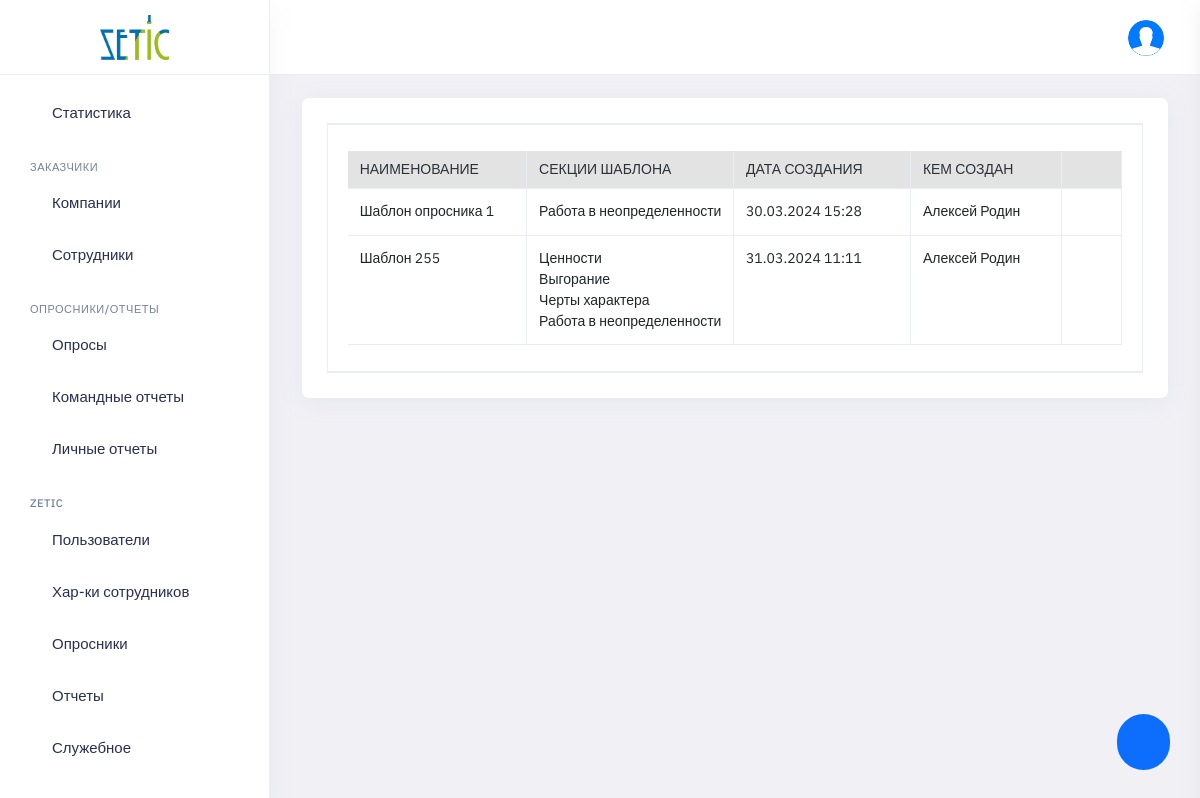
Page /panel/research_templates_list (signed in) on the committed database.
### pdf/models.py (models this page shows, shortened)
class ResearchTemplate(models.Model):
    name = models.CharField(max_length=100, blank=False, null=False)
    created_at = models.DateTimeField(auto_now_add=True, null=True, blank=True)
    created_by = models.ForeignKey(User, default=None, null=True, on_delete=models.PROTECT)
    class Meta:
        verbose_name_plural = 'Шаблоны опросника'
        verbose_name = 'Шаблон опросника'

class ResearchTemplateSections(models.Model):
    created_at = models.DateTimeField(auto_now_add=True, null=True, blank=True)
    created_by = models.ForeignKey(User, default=None, null=True, on_delete=models.PROTECT)
    research_template = models.ForeignKey(ResearchTemplate, on_delete=models.PROTECT, default=None, null=True, blank=True)
    section = models.ForeignKey(Section, on_delete=models.CASCADE, default=None, null=True, blank=True)
    position = models.IntegerField(null=False, default=0)
    class Meta:
        verbose_name_plural = 'Секции шаблона опросника'
        verbose_name = 'Секция шаблона опросника'

class Section(models.Model):
    created_at = models.DateTimeField(auto_now_add=True, null=True, blank=True)
    created_by = models.ForeignKey(User, default=None, null=True, on_delete=models.PROTECT)
    edited_at = models.DateTimeField(auto_now=True, null=True)
    name = models.CharField(max_length=30, blank=False, null=False)
    class Meta:
        verbose_name_plural = 'Секции'
        verbose_name = 'Секция'

### panel/research_templates.py (the view)
# urls.py: path('research_templates_list', research_templates.research_templates_list, name='research_templates_list'),
@login_required(redirect_field_name=None, login_url='/login/')
def research_templates_list(request):
    context = info_common(request)
    researches_templates_inst = ResearchTemplate.objects.all()
    researches_templates_sections_inst = ResearchTemplateSections.objects.all().order_by('position')
    context.update(
        {
            'researches_templates': researches_templates_inst,
            'researches_templates_sections': researches_templates_sections_inst,
        }
    )
    return render(request, 'panel_research_templates_list.html', context)

### panel/views.py (called while the page is built)
@login_required(redirect_field_name=None, login_url='/login/')
def info_common(request):
    userprofile = UserProfile.objects.get(user=request.user)
    context = {
        'cur_userprofile': userprofile
    }
    if userprofile.role.name == 'Админ заказчика':
        employee = Employee.objects.get(user=request.user)
        if not employee.company_admin_active:
            logout(request)
            return 'logout'
        else:
            return context
    else:
        return context

### panel/templates/panel_research_templates_list.html (shortened to what this page needs)
{% extends 'panel_base.html' %}
{% load static %}
{% load tz %}
    {% block links %}
    <link href="{% static 'panel/plugins/jquery_ui/jquery-ui.min.css' %}" rel="stylesheet" />
    {% endblock %}
    {% block content %}
        <div class="main-container container-fluid" id="main-container">
            <div class="page-header">
                <h1 class="page-title">Шаблоны опросников</h1>
                <div>
                    <ol class="breadcrumb">
                        <li class="breadcrumb-item"><a href="javascript:void(0)">Home</a></li>
                        <li class="breadcrumb-item active" aria-current="page">Шаблоны опросников</li>
                    </ol>
                </div>
            </div>
            <div class="row">
                <div class="col-lg-12 col-md-12 col-sm-12 col-xl-12">
                    <div class="row ">
                            <div class="col-md-12">
                                <div class="card">
                                    <div class="card-body">
                                        <div id="wizard1" role="application" class="wizard clearfix">
                                            <div class="content clearfix">
                                                <section id="wizard1-p-0" role="tabpanel" aria-labelledby="wizard1-h-0" class="body current" aria-hidden="false">
                                                    <div class="table-responsive">
                                                        <table class="table table-bordered text-nowrap border-bottom list-table dataTable no-footer" id="">
                                                            <thead>
                                                                <tr>
                                                                    <th class="wd-15p border-bottom-0 table-header">Наименование</th>
                                                                    <th class="wd-15p border-bottom-0 table-header">Секции шаблона</th>
                                                                    <th class="wd-15p border-bottom-0 table-header">Дата создания</th>
                                                                    <th class="wd-15p border-bottom-0 table-header">Кем создан</th>
                                                                    <th class="wd-15p border-bottom-0 table-header"></th>
                                                                </tr>
                                                            </thead>
                                                            <tbody id="wizard1-tbody-1">
                                                            {% for research_template in researches_templates %}
                                                                <tr id="template_id_{{ research_template.id }}">
                                                                    <td class="research-template-name-ru">
                                                                        {{ research_template.name }}
                                                                    </td>
                                                                    <td>
                                                                        {% for research_template_section in researches_templates_sections %}
                                                                            {% if research_template_section.research_template == research_template %}
                                                                            <div>
                                                                                <span>{{ research_template_section.section.name }}</span>
                                                                            </div>
                                                                            {% endif %}
                                                                        {% endfor %}
                                                                    </td>
                                                                    <td>
                                                                        {{ research_template.created_at|date:"d.m.Y H:i" }}
                                                                    </td>
                                                                    <td>
                                                                        {{ research_template.created_by.first_name }}
                                                                    </td>
                                                                    <td>
                                                                        <div style="text-align: center;">
                                                                            <i class="fe fe-more-vertical cursor-pointer" data-bs-toggle="dropdown" aria-expanded="false" style="font-size: 20px"></i>
                                                                        </div>
                                                                    </td>
                                                                </tr>
                                                            {% endfor %}
                                                            </tbody>
                                                        </table>
                                                    </div>
                                                </section>
                                            </div>
                                    </div>
                                </div>
                            </div>
                        </div>
                    </div>
                </div>
            </div>
        </div>
        <button type="button" class="btn btn-primary float-button" id="add_research_template"><i class="fe fe-plus"></i></button>
    {% endblock %}

### login/static/login/css/custom.css (style rules this page uses)
.cursor-pointer { cursor: pointer!important; }
.table-header { background-color: #e3e3e3 !important; }

### static/panel/css/custom.css (style rules this page uses)
.float-button { font-size: 23px; border-radius: 30px; position: fixed; bottom: 30px; right: 30px; }

### rows in the picture
ResearchTemplate: name "Шаблон опросника 1", created_at "30.03.2024 15:28", created_by.first_name "Алексей Родин"
ResearchTemplateSections: section.name "Работа в неопределенности"
ResearchTemplate: name "Шаблон 255", created_at "31.03.2024 11:11", created_by.first_name "Алексей Родин"
ResearchTemplateSections: section.name "Ценности"
ResearchTemplateSections: section.name "Выгорание"
ResearchTemplateSections: section.name "Черты характера"
ResearchTemplateSections: section.name "Работа в неопределенности"
